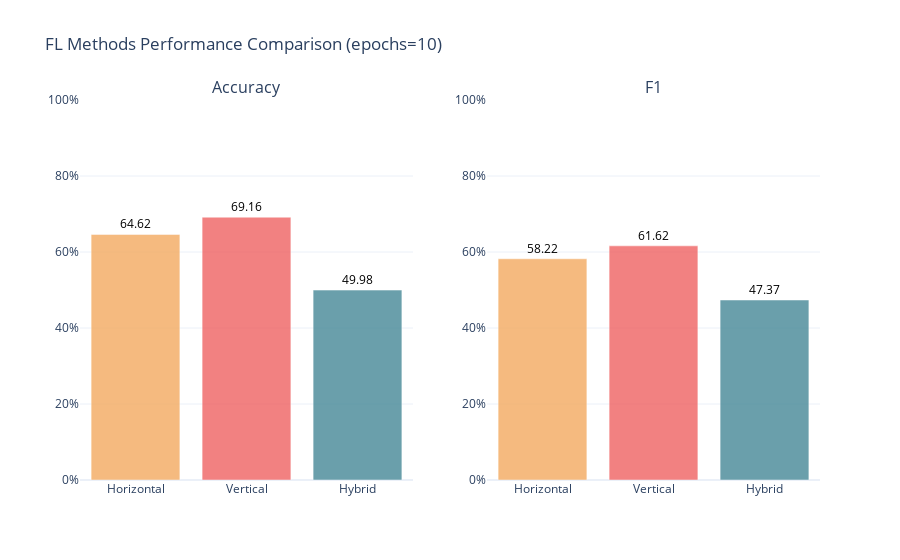

The cell this chart's notebook holds for it:
### Code cell
fig = make_subplots(
    rows=1, cols=2,
    subplot_titles=('Accuracy', 'F1',)
)

for i, method in enumerate(methods):
    # Accuracy bar
    fig.add_trace(
        go.Bar(name=f'Train {method}', x=[method], y=[train_acc[i]],
               marker_color=colors[i], opacity=0.8, legendgroup=f'group{i}',
               showlegend=False),
        row=1, col=1
    )
    # Add annotation for accuracy
    fig.add_annotation(
        x=method, y=train_acc[i], text=f"{train_acc[i]:.2f}",
        showarrow=False, font=dict(size=12, color="black"),
        xanchor='center', yanchor='bottom', row=1, col=1
    )

    # F1 bar (replace with train_f1[i] if needed)
    fig.add_trace(
        go.Bar(name=f'Train {method}', x=[method], y=[f1_acc[i]],
               marker_color=colors[i], opacity=0.8, legendgroup=f'group{i}',
               showlegend=False),
        row=1, col=2
    )
    # Add annotation for F1
    fig.add_annotation(
        x=method, y=f1_acc[i], text=f"{f1_acc[i]:.2f}",
        showarrow=False, font=dict(size=12, color="black"),
        xanchor='center', yanchor='bottom', row=1, col=2
    )

fig.update_yaxes(range=[0, 100])
fig.update_layout(
    title=f'FL Methods Performance Comparison (epochs={SupervisedFLConfig.epochs})',
)
fig.update_layout(template='plotly_white')
fig.update_yaxes(ticksuffix="%", range=[0, 100])
fig.show()

### Figure 1 — Plotly figure (JSON) as saved in the notebook; plotly's stock layout.template omitted (floating-point values rounded to 4 significant figures)
{"data": [{"legendgroup": "group0", "marker": {"color": "#F3AA60"}, "name": "Train Horizontal", "opacity": 0.8, "showlegend": false, "x": ["Horizontal"], "y": [64.62], "type": "bar", "xaxis": "x", "yaxis": "y"}, {"legendgroup": "group0", "marker": {"color": "#F3AA60"}, "name": "Train Horizontal", "opacity": 0.8, "showlegend": false, "x": ["Horizontal"], "y": [58.22], "type": "bar", "xaxis": "x2", "yaxis": "y2"}, {"legendgroup": "group1", "marker": {"color": "#EF6262"}, "name": "Train Vertical", "opacity": 0.8, "showlegend": false, "x": ["Vertical"], "y": [69.16], "type": "bar", "xaxis": "x", "yaxis": "y"}, {"legendgroup": "group1", "marker": {"color": "#EF6262"}, "name": "Train Vertical", "opacity": 0.8, "showlegend": false, "x": ["Vertical"], "y": [61.62], "type": "bar", "xaxis": "x2", "yaxis": "y2"}, {"legendgroup": "group2", "marker": {"color": "#468897"}, "name": "Train Hybrid", "opacity": 0.8, "showlegend": false, "x": ["Hybrid"], "y": [49.98], "type": "bar", "xaxis": "x", "yaxis": "y"}, {"legendgroup": "group2", "marker": {"color": "#468897"}, "name": "Train Hybrid", "opacity": 0.8, "showlegend": false, "x": ["Hybrid"], "y": [47.37], "type": "bar", "xaxis": "x2", "yaxis": "y2"}], "layout": {"xaxis": {"anchor": "y", "domain": [0.0, 0.45]}, "yaxis": {"anchor": "x", "domain": [0.0, 1.0], "range": [0, 100], "ticksuffix": "%"}, "xaxis2": {"anchor": "y2", "domain": [0.55, 1.0]}, "yaxis2": {"anchor": "x2", "domain": [0.0, 1.0], "range": [0, 100], "ticksuffix": "%"}, "annotations": [{"font": {"size": 16}, "showarrow": false, "text": "Accuracy", "x": 0.225, "xanchor": "center", "xref": "paper", "y": 1.0, "yanchor": "bottom", "yref": "paper"}, {"font": {"size": 16}, "showarrow": false, "text": "F1", "x": 0.775, "xanchor": "center", "xref": "paper", "y": 1.0, "yanchor": "bottom", "yref": "paper"}, {"font": {"color": "black", "size": 12}, "showarrow": false, "text": "64.62", "x": "Horizontal", "xanchor": "center", "xref": "x", "y": 64.62, "yanchor": "bottom", "yref": "y"}, {"font": {"color": "black", "size": 12}, "showarrow": false, "text": "58.22", "x": "Horizontal", "xanchor": "center", "xref": "x2", "y": 58.22, "yanchor": "bottom", "yref": "y2"}, {"font": {"color": "black", "size": 12}, "showarrow": false, "text": "69.16", "x": "Vertical", "xanchor": "center", "xref": "x", "y": 69.16, "yanchor": "bottom", "yref": "y"}, {"font": {"color": "black", "size": 12}, "showarrow": false, "text": "61.62", "x": "Vertical", "xanchor": "center", "xref": "x2", "y": 61.62, "yanchor": "bottom", "yref": "y2"}, {"font": {"color": "black", "size": 12}, "showarrow": false, "text": "49.98", "x": "Hybrid", "xanchor": "center", "xref": "x", "y": 49.98, "yanchor": "bottom", "yref": "y"}, {"font": {"color": "black", "size": 12}, "showarrow": false, "text": "47.37", "x": "Hybrid", "xanchor": "center", "xref": "x2", "y": 47.37, "yanchor": "bottom", "yref": "y2"}], "title": {"text": "FL Methods Performance Comparison (epochs=10)"}}}
